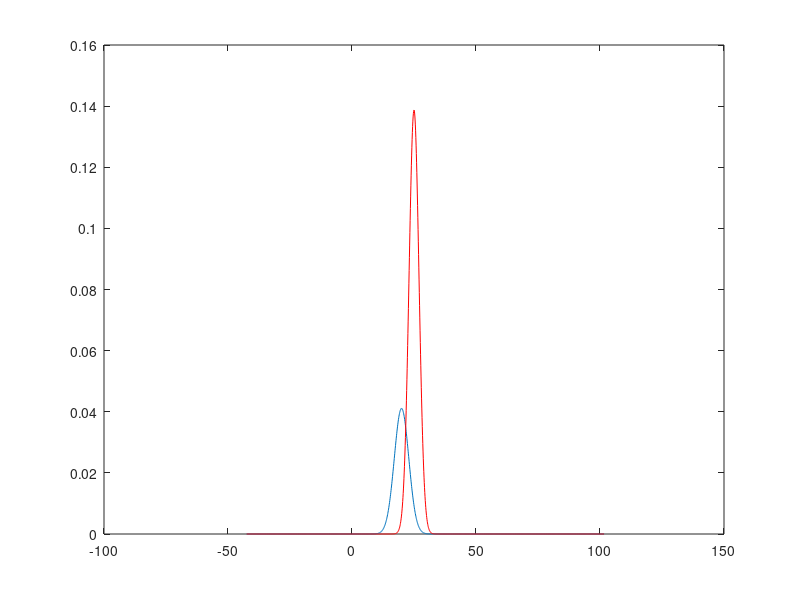

MATLAB code for this plot:
%%  Generate data for two different classes using normal distribution
clc;
clear;
close all;

ma = 20;
sa = 3;

mb = 25;
sb = 2;

n = 5000;

%% Supposing same probability

randn('seed',0);

pa = 0.5;
pb = 0.5;

% Generate data set

x=[ma+sa*randn(1,n*pa) mb+sb*randn(1,n*pb)];
y=[ones(1,n*pa) 2*ones(1,n*pb)];

indices1=find(y==1); indices2=find(y==2);
m1=mean(x(indices1)); m2=mean(x(indices2));
s1=std(x(indices1)); s2=std(x(indices2));
Pw1=length(indices1)/length(y);
Pw2=length(indices2)/length(y);

% Compute the decision boundary
A=s1*s1-s2*s2;
B=2*(m1*s2*s2-m2*s1*s1);
C=2*s1*s1*s2*s2*(log(Pw1)-log(Pw2)-log(s1)+log(s2))+s1*s1*m2*m2-s2*s2*m1*m1;
x1=(-B+sqrt(B*B-4*A*C))/2/A % decision boundary on the right side
x2=(-B-sqrt(B*B-4*A*C))/2/A % decision boundary on the left side
I=-40:0.01:40;plot(I,Pw1*normpdf(I,m1,s1));hold on;
plot(I,Pw2*normpdf(I,m2,s2),'r');hold off;

%% d)

randn('seed',0);

pa = 0.7;
pb = 0.3;

x=[ma+sa*randn(1,n*pa) mb+sb*randn(1,n*pb)];
y=[ones(1,n*pa) 2*ones(1,n*pb)];

indices1=find(y==1); indices2=find(y==2);
m1=mean(x(indices1)); m2=mean(x(indices2));
s1=std(x(indices1)); s2=std(x(indices2));
Pw1=length(indices1)/length(y);
Pw2=length(indices2)/length(y);

A=s1*s1-s2*s2;
B=2*(m1*s2*s2-m2*s1*s1);
C=2*s1*s1*s2*s2*(log(Pw1)-log(Pw2)-log(s1)+log(s2))+s1*s1*m2*m2-s2*s2*m1*m1;
x1=(-B+sqrt(B*B-4*A*C))/2/A % decision boundary on the right
x2=(-B-sqrt(B*B-4*A*C))/2/A % decision boundary on the left
I=x1-10:0.1:x2+10;plot(I,Pw1*normpdf(I,m1,s1));hold on;
plot(I,Pw2*normpdf(I,m2,s2),'r');hold off;


%% e)



randn('seed',0);

pa = 0.3;
pb = 0.7;

x=[ma+sa*randn(1,n*pa) mb+sb*randn(1,n*pb)];
y=[ones(1,n*pa) 2*ones(1,n*pb)];

indices1=find(y==1); indices2=find(y==2);
m1=mean(x(indices1)); m2=mean(x(indices2));
s1=std(x(indices1)); s2=std(x(indices2));
Pw1=length(indices1)/length(y);
Pw2=length(indices2)/length(y);

A=s1*s1-s2*s2;
B=2*(m1*s2*s2-m2*s1*s1);
C=2*s1*s1*s2*s2*(log(Pw1)-log(Pw2)-log(s1)+log(s2))+s1*s1*m2*m2-s2*s2*m1*m1;
x1=(-B+sqrt(B*B-4*A*C))/2/A % decision boundary on the right
x2=(-B-sqrt(B*B-4*A*C))/2/A % decision boundary on the left
I=x1-80:0.1:x2+80;plot(I,Pw1*normpdf(I,m1,s1));hold on;
plot(I,Pw2*normpdf(I,m2,s2),'r');hold off;

%% f) 

% is not symetrical, in c our boundaries are:
x1 = 33.8638;
x2 = 22.5118;

% in d are :

x1d = 33.3597;
x2d = 23.4963;

% in f are:
x1f = 35.1978;
x2f = 21.6353;

variation1 = sqrt((x1-x1d)^2+(x2-x2d)^2)
variation2 = sqrt((x1-x1f)^2+(x2-x2f)^2)

% The variation is not equal
